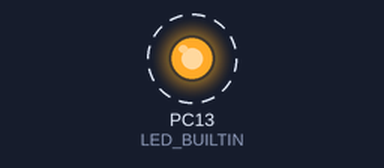
The sketch below on a simulated STM32 Blue Pill. On the bench: output pins drawn as LEDs (lit = HIGH). Dashed ring = blinking.

Above: at 0.5 s.
Timing chart, 0 to 3.0 s (numbered marks = the images above):
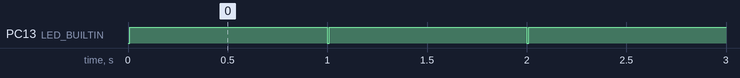

The sketch:

BluePillBlink.ino
```cpp
/*
  BluePillBlink.ino
  STM32-F103-C8 Blue Pill Board
  Arduino IDE v1.8.13
  STM32 Cores by STMicroelectronics v1.9.0 / HAL/LL API
  https://github.com/stm32duino/Arduino_Core_STM32

  Blink PC13 LED once per second

  F.Zia / K2FZZ 2021_0316
*/

void setup() {
  // initialize digital pin LED_BUILTIN as an output.
  pinMode(LED_BUILTIN, OUTPUT);
}

void loop() {
  digitalWrite(LED_BUILTIN, LOW);   // turn the LED on
  HAL_Delay(10);                    // wait for 0.01 second
  digitalWrite(LED_BUILTIN, HIGH);  // turn the LED off
  HAL_Delay(990);                   // wait for 0.99 second
}
```

Measured:
- by itself, PC13 (LED_BUILTIN): alternates HIGH for 0.99 s and LOW for 0.01 s
